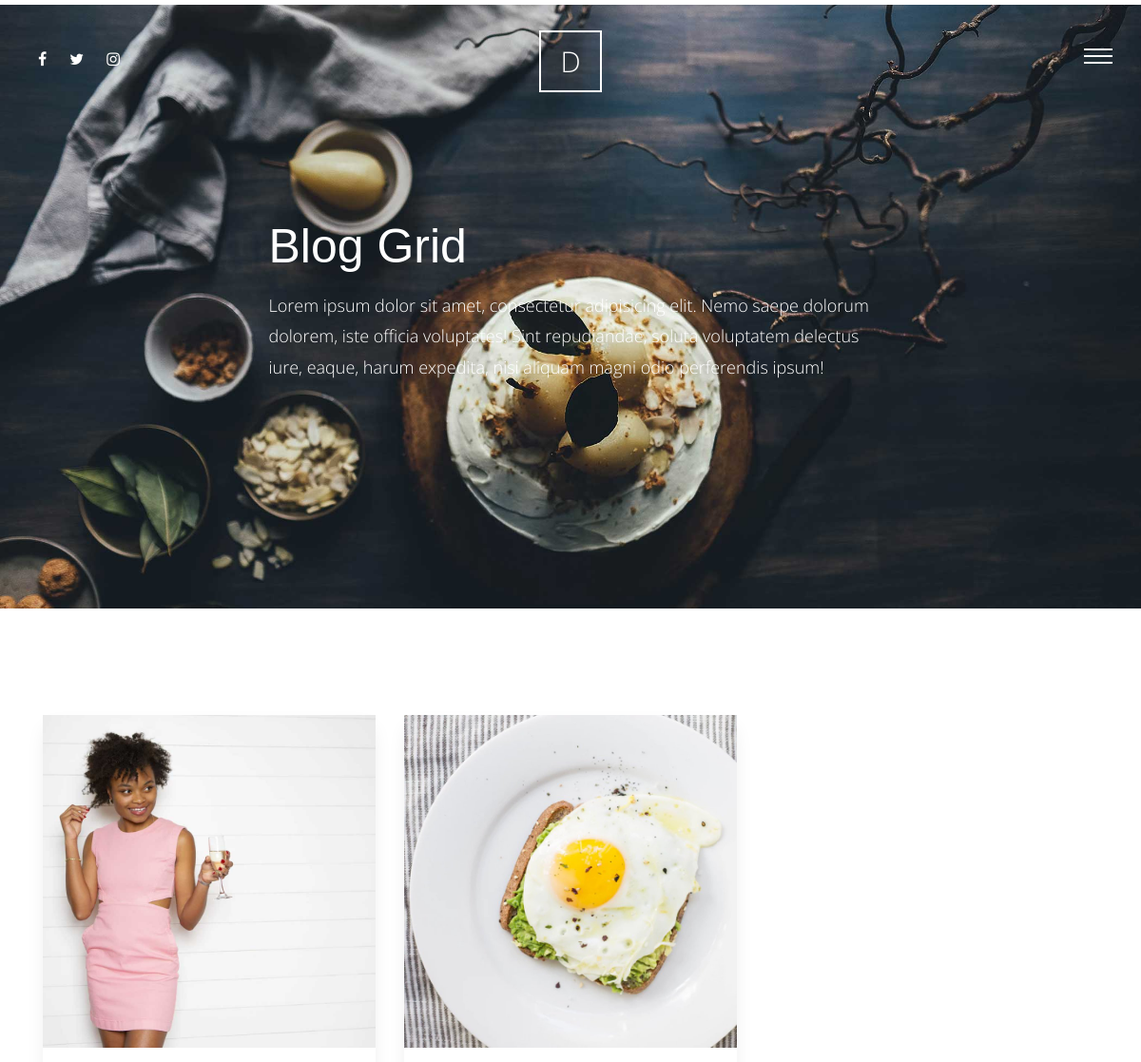
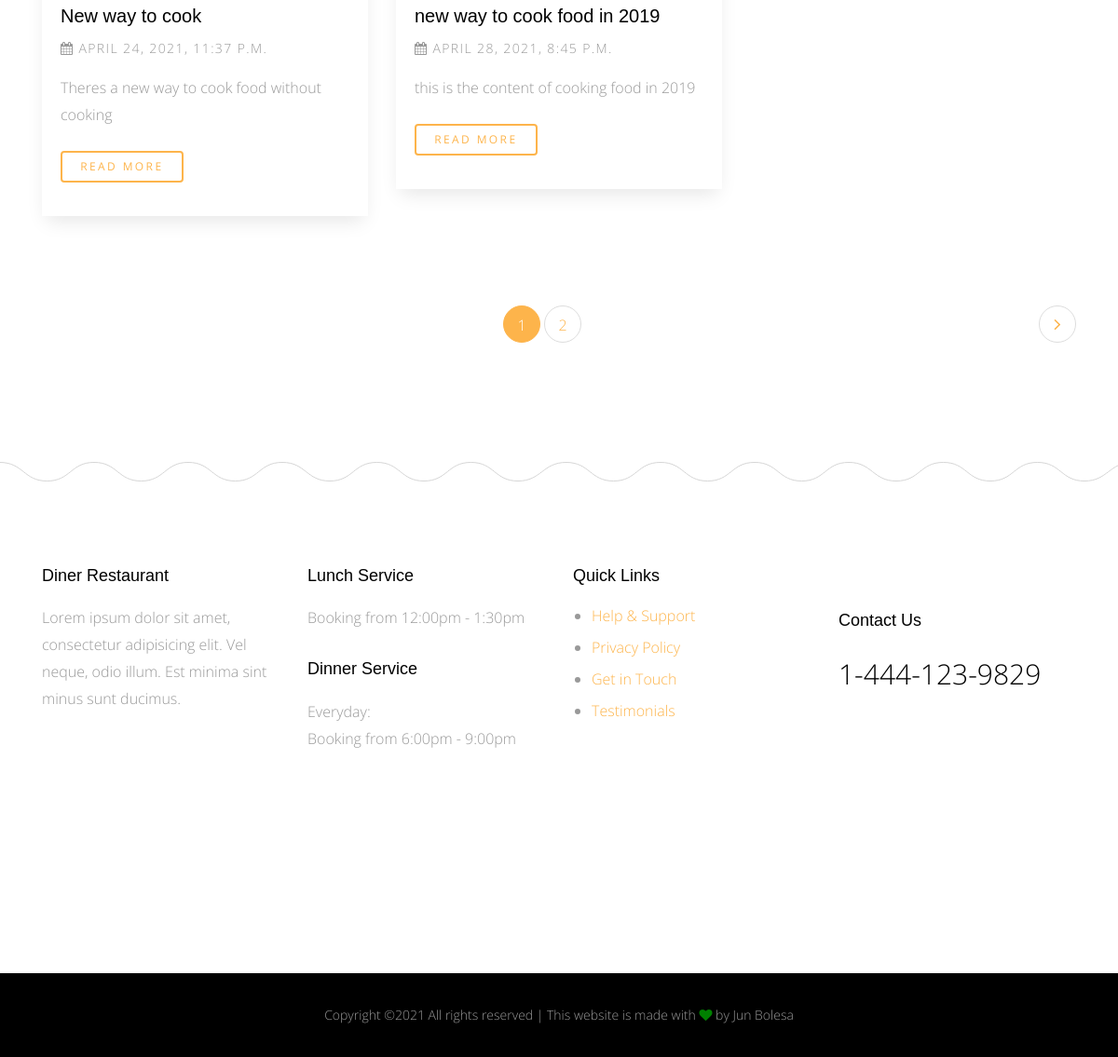
Screenshot of /blog/ with the database file from the repository (2 pictures, top to bottom).
### blog/models.py (models this page shows, shortened)
class Post(models.Model):
    title = models.CharField(max_length=100)
    content = models.TextField()
    author = models.ForeignKey(User, on_delete=models.CASCADE)
    image = models.ImageField(upload_to='blog', blank=True,null=True)
    category = models.ForeignKey('Category', null=True,on_delete=models.SET_NULL)
    created = models.DateTimeField(default=timezone.now)
    tags = TaggableManager(blank=True)

### blog/views.py (the view)
# urls.py: path('', views.post_list, name='post_list'),
def post_list(request):
    post_list = Post.objects.all()
    search_query = request.GET.get('q')
    if search_query:
        post_list = post_list.filter(
                    Q(title__icontains = search_query)|
                    Q(content__icontains = search_query)|
                    Q(tags__name__icontains = search_query)
        )
    paginator = Paginator(post_list,2) # Show 1 post per page.
    page = request.GET.get('page')
    post_list = paginator.get_page(page)
    context = {'post_list': post_list}
    return render(request, 'blog/post_list.html',context)

### blog/templates/blog/post_list.html (shortened to what this page needs)
{% extends "restoapp/base.html" %}
{% load static %}
{% block body %}
<div class="main-wrap">
  <div class="cover_1 cover_sm">
    <div class="img_bg" style="background-image: url({% static 'img/slider-1.jpg' %});" data-stellar-background-ratio="0.5">
      <div class="container">
        <div class="row align-items-center justify-content-center">
          <div class="col-md-7" data-aos="fade-up">
            <h2 class="heading">Blog Grid</h2>
            <p class="lead">Lorem ipsum dolor sit amet, consectetur adipisicing elit. Nemo saepe dolorum dolorem, iste officia voluptates! Sint repudiandae, soluta voluptatem delectus iure, eaque, harum expedita, nisi aliquam magni odio perferendis ipsum!</p>
          </div>
        </div>
      </div>
    </div>
  </div>
  <div class="section">
    <div class="container">
      <div class="row mb-5">
        {% for post in post_list %}
        <div class="col-md-4">
          <div class="media d-block media-bg-white mb-5" data-aos="fade-up" data-aos-delay="400">
            <figure>
              <a href="{% url 'blog:post_detail' post.id %}"><img src="{{ post.image.url }}" alt="Image placeholder" class="img-fluid"></a>
            </figure>
            <div class="media-body">
              <h3><a href="{% url 'blog:post_detail' post.id %}">{{ post.title }}</a></h3>
              <p class="post-meta"><span><span class="fa fa-calendar"></span> {{ post.created }}</span></p>
              <p class="mb-4">{{ post.content }}</p>
              <p><a href="{% url 'blog:post_detail' post.id %}" class="btn btn-primary btn-outline-primary btn-sm">Read More</a></p>
            </div>
          </div>
        </div>
        {% endfor %}
      </div>
      <div class="row">
        {% if post_list.has_other_pages %}
          <div class="col-md-12">
            <ul class="pagination custom-pagination">
              {% for pages in post_list.paginator.page_range %}
                {% if post_list.number == pages %}
                  <li class="page-item active"><a class="page-link" href="#">{{ pages }}</a></li>
                {% else %}
                  <li class="page-item"><a class="page-link" href="?page={{ pages }}">{{ pages}}</a></li>
                {% endif %}
              {% endfor %}
              {% if post_list.has_next %}
                <li class="page-item next"><a class="page-link" href="?pages={{ post_list.next_page_number }}"><i class="fa fa-angle-right"></i></a></li>
              {% else %}
                <li class="disabled"></li>
              {% endif %}
            </ul>
          </div>
        {% endif %}
      </div>
    </div>
  </div>
</div>
{% endblock %}

### restoapp/static/css/style.css (style rules this page uses)
html { overflow-x: hidden; }
body { background: #fff; font-family: "Open Sans", cursive; font-size: 16px; line-height: 1.8; font-weight: 300; color: #999999; }
a { -webkit-transition: .3s all ease; -o-transition: .3s all ease; transition: .3s all ease; text-decoration: none; }
h1, h2, h3, h4, h5 { color: #000; font-family: "Playfair Display", Arial, sans-serif; }
h1 a, h2 a, h3 a, h4 a, h5 a { color: #000; }
.btn, .form-control { outline: none; }
.btn { font-size: 13px; text-transform: uppercase; letter-spacing: .2em; }
.btn.btn-primary { color: #fff; border-width: 2px; }
.btn.btn-sm { font-size: 12px; }
.btn.btn-outline-primary { border-width: 2px; color: #fdb44b; }
.media h3 { font-size: 20px; margin-bottom: 10px; }
.media .post-meta { font-size: 14px; letter-spacing: .1em; text-transform: uppercase; }
.media.media-bg-white { -webkit-box-shadow: 0 10px 20px -5px rgba(0, 0, 0, 0.1); box-shadow: 0 10px 20px -5px rgba(0, 0, 0, 0.1); }
.media.media-bg-white figure { margin-bottom: 0; }
.media.media-bg-white .media-body { padding: 20px; background: #fff; }
.lead { font-size: 16px; }
.section { padding: 7em 0; }
.custom-pagination { width: 100%; text-align: center; display: inline-block; }
.custom-pagination li { display: inline-block; }
.custom-pagination .prev a, .custom-pagination .next a { font-size: 20px !important; line-height: 38px !important; }
.custom-pagination li a, .custom-pagination .prev a, .custom-pagination .next a { width: 40px; height: 40px; line-height: 40px; padding: 0; margin: 0; border-radius: 50% !important; font-size: 16px; }
.custom-pagination li.active a, .custom-pagination .prev.active a, .custom-pagination .next.active a { display: block; width: 40px; height: 40px; line-height: 40px; padding: 0; margin: 0; border-radius: 50% !important; font-size: 16px; background: #fdb44b; color: #fff; }
.custom-pagination .next { float: right; }
.cover_1 { position: relative; }
.cover_1 .lead { color: #fff; font-size: 18px; }
.cover_1 .img_bg { background-repeat: no-repeat; background-size: cover !important; background-position: center center; }
.cover_1 .img_bg, .cover_1 .img_bg > .container > .row { min-height: 700px; height: 100vh; }
.cover_1.cover_sm .img_bg, .cover_1.cover_sm .img_bg > .container > .row { min-height: 600px; height: 80vh; }
.cover_1 .heading { color: white; font-weight: 300; font-size: 30px; line-height: 1.5; }
@media (min-width: 768px) { .cover_1 .heading { font-size: 50px; line-height: 1.5; } }

### rows the page displays
Post: image (picture), title "New way to cook", created "APRIL 24, 2021, 11:37 P.M.", content "Theres a new way to cook food without cooking"
Post: image (picture), title "new way to cook food in 2019", created "APRIL 28, 2021, 8:45 P.M.", content "this is the content of cooking food in 2019"

### other values shown
{{ pages }} "1"
{{ pages }} "2"
